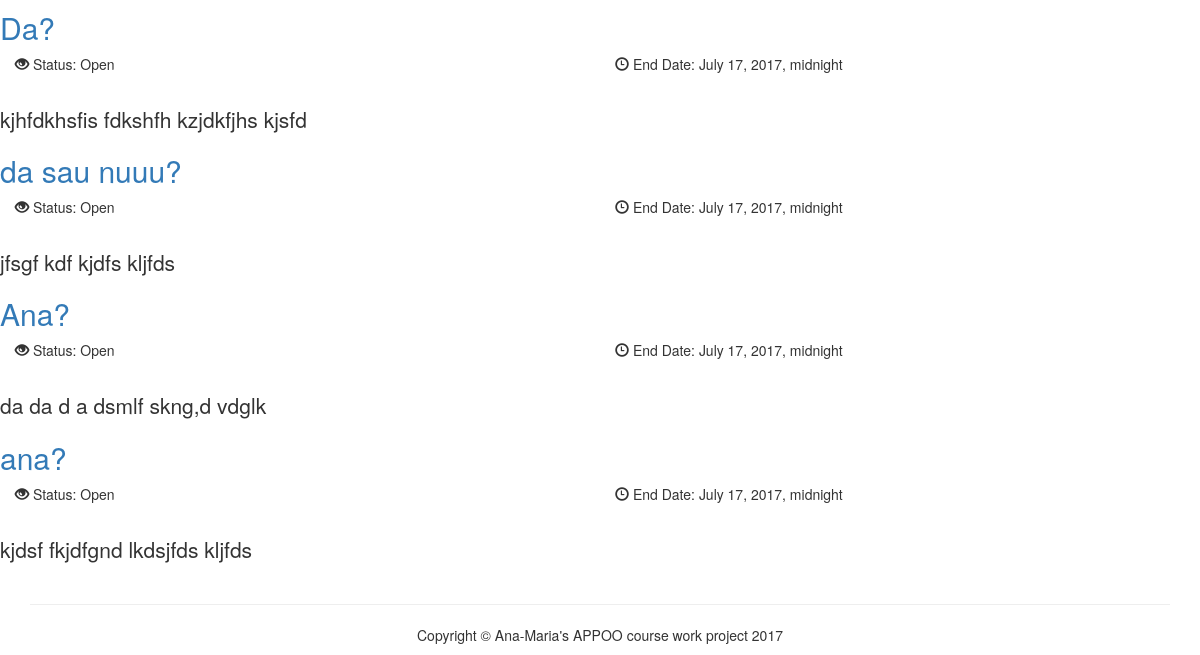
/election/ (signed in, lower part), run on an earlier commit of the app's database.
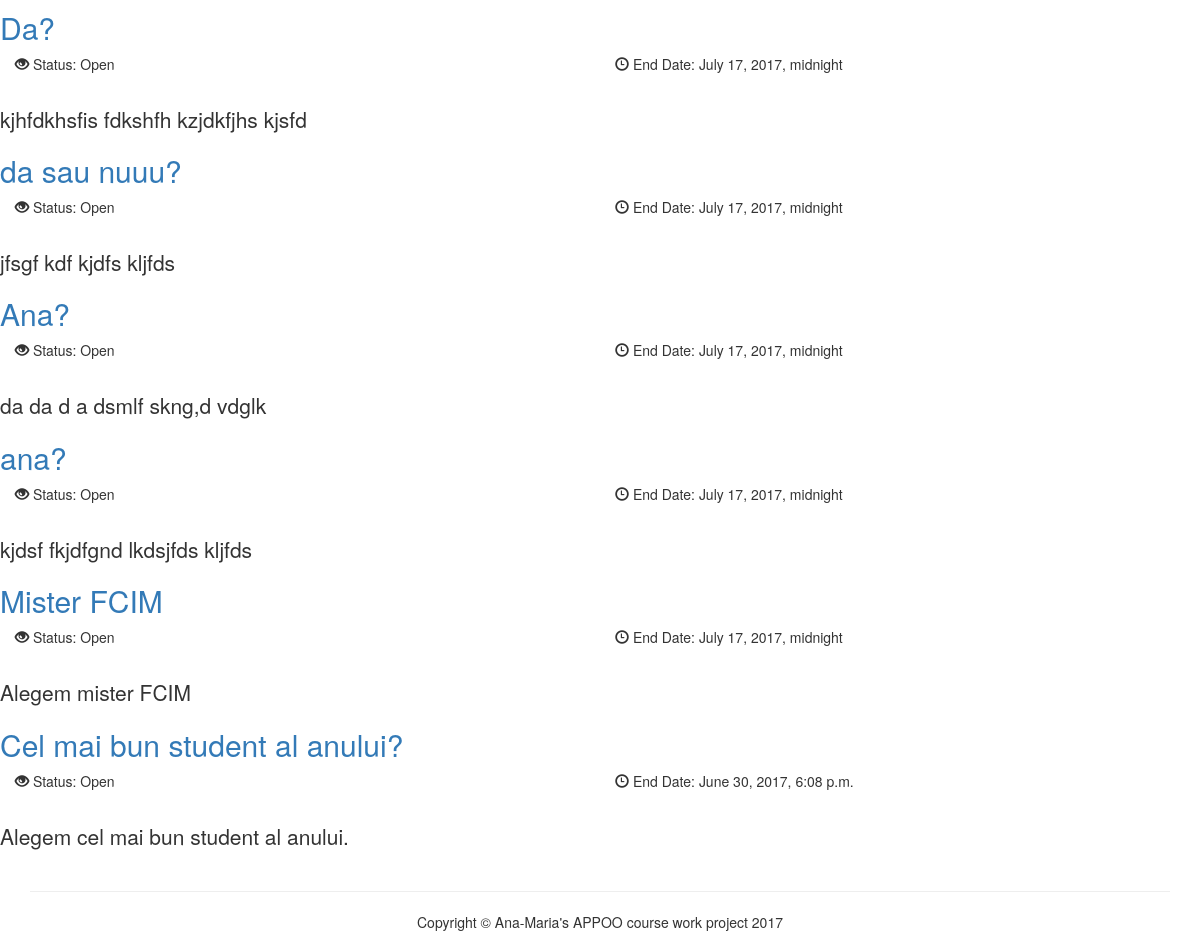
And on a later commit of the database.
### election/models.py (models this page shows)
class Election(models.Model):
    STATUS_CHOICES =(
        (0, 'Open'),
        (1, 'Close'),
        (2, 'Canceled'),
        (3, 'Disqualified ')
    )
    name = models.CharField(max_length=255) #default 5
    description = models.TextField(max_length=512) #default 1?
    startDate = models.DateTimeField()
    endDate = models.DateTimeField()
    status = models.IntegerField(choices=STATUS_CHOICES)
    group = models.ForeignKey(Group)

### election/views.py (the view, shortened to what this page needs)
# urls.py: url(r'^election/$', ElectionList.as_view(), name='election-name'),
class ElectionList(LoginRequiredMixin, View): #page of election
    def get(self, request):
        elections = Election.objects.filter(status=0)
        return render(request, 'home.html', {'elections': elections})

### templates/home.html (shortened to what this page needs)
<!DOCTYPE html>
<html lang="en">
<head>
</head>
<body>
    {% block navigation_menu %}
        {% include 'partials/navigation_menu.html' %}
    {% endblock %}
    <br>
    <br>
    <br>
    <div>
    <article>
    {% for election in elections %}
            <h2><a href="{% url 'election:election-detail' election.id %}">{{ election.name }}</a>  </h2>
            <div class="group1 col-sm-6 col-md-6">
                <span class="glyphicon glyphicon-eye-open"></span>  Status: {{ election.get_status_display }}
            </div>
        <div class="group2 col-sm-6 col-md-6">
                <span class="glyphicon glyphicon-time"></span>  End Date: {{ election.endDate  }}
        </div>
    <br />
        <p class="lead">{{ election.description }} </p>
    {% endfor %}
{% block footer %}
<footer>
    <div class="container">
        <hr />
        <p class="text-center">Copyright © Ana-Maria's APPOO course work project 2017</p>
    </div>
</footer>
    {% endblock %}
</body>
</html>

What changed in the data, as far as the page shows it:
added Election: name "Mister FCIM", status "Open", endDate "July 17, 2017, midnight", description "Alegem mister FCIM"
added Election: name "Cel mai bun student al anului?", status "Open", endDate "June 30, 2017, 6:08 p.m.", description "Alegem cel mai bun student al anului."
